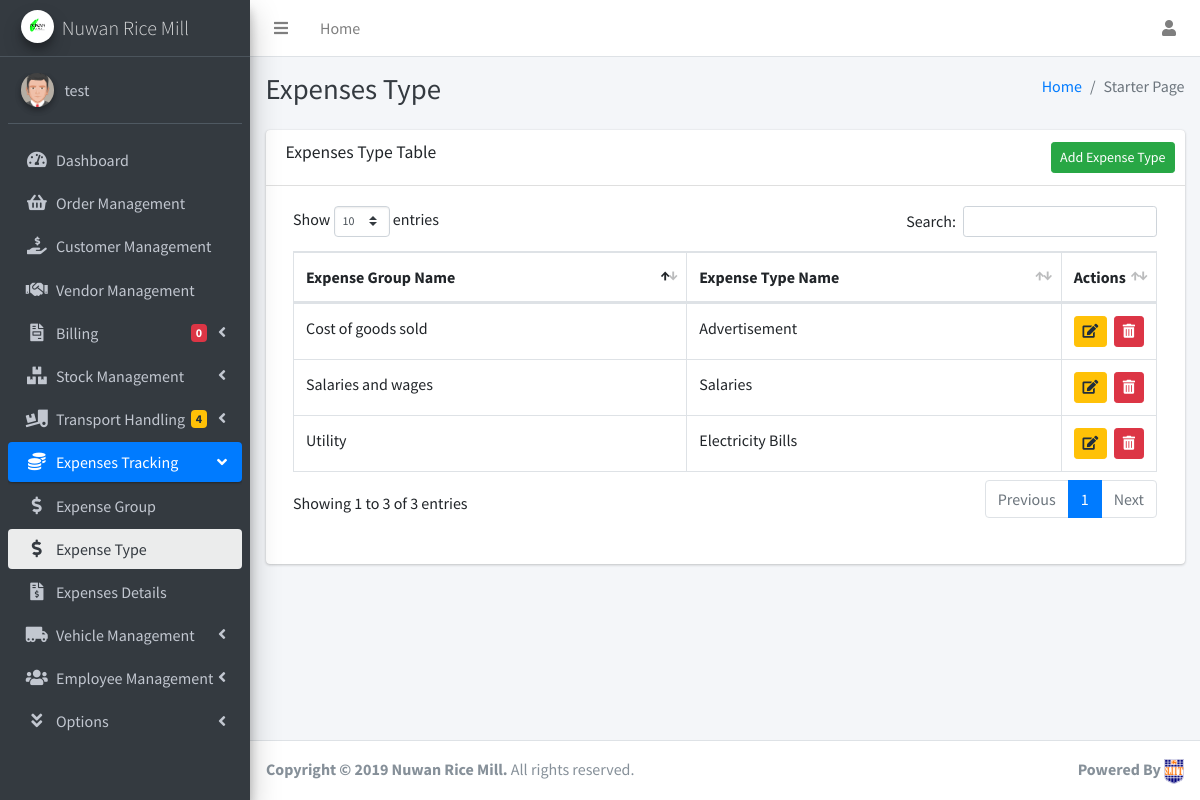
/Expenses/ExpensesTypeTable.php (signed in), run on the app's committed database.
### tables this page shows
CREATE TABLE `expensetype` (
  `ExpTID` int(11) NOT NULL,
  `ExpGID` int(11) NOT NULL,
  `ExpTName` varchar(50) NOT NULL
);

CREATE TABLE `expensegroup` (
  `ExpGID` int(11) NOT NULL,
  `ExpGroupID` varchar(50) NOT NULL,
  `ExpGName` varchar(50) NOT NULL,
  `Descrip` varchar(150) NOT NULL
);

### Expenses/ExpensesTypeTable.php (the view, shortened to what this page needs)
<?php
include '../inc/Dashboardcalculations.php';
$query = "SELECT expensegroup.ExpGName,expensetype.ExpTName,expensetype.ExpTID FROM expensetype,expensegroup WHERE expensetype.ExpGID = expensegroup.ExpGID";
$ExpenseTypes = mysqli_query($con, $query);
?>
<!DOCTYPE html>
<html lang="en">
<head>
    <link rel="stylesheet" href="../dist/css/customCSS.css">
    <link rel="stylesheet" href="../plugins/overlayScrollbars/css/OverlayScrollbars.min.css">
    <link rel="stylesheet" href="../plugins/fontawesome-free/css/all.min.css">
    <link rel="stylesheet" href="../dist/css/adminlte.min.css">
    <link rel="stylesheet" href="../plugins/datatables-bs4/css/dataTables.bootstrap4.css">
    <link rel="stylesheet" href="../sweetalert/sweetalert2.min.css">
</head>
<body class="hold-transition sidebar-mini layout-fixed layout-navbar-fixed layout-footer-fixed">
    <div class="wrapper">
        <nav class="main-header navbar navbar-expand navbar-white navbar-light">
            <ul class="navbar-nav">
                <li class="nav-item">
                    <a class="nav-link" data-widget="pushmenu" href="#"><i class="fas fa-bars"></i></a>
                </li>
                <li class="nav-item d-none d-sm-inline-block">
                    <a href="#" class="nav-link">Home</a>
                </li>
            </ul>
            <ul class="navbar-nav ml-auto">
                <li class="nav-item dropdown">
                    <a class="nav-link" data-toggle="dropdown" href="#">
                        <i class="fa fa-user"></i>
                    </a>
                </li>
            </ul>
        </nav>
        <aside class="main-sidebar sidebar-dark-primary elevation-4">
            <a href="index3.html" class="brand-link">
                <img src="../dist/img/RICE.jpg" alt="Company Logo" class="brand-image img-circle elevation-3">
                <span class="brand-text font-weight-light">Nuwan Rice Mill</span>
            </a>
            <div class="sidebar">
                <div class="user-panel mt-3 pb-3 mb-3 d-flex">
                    <div class="image">
                        <img src="../dist/img/4.jpg" class="img-circle elevation-2" alt="User Image">
                    </div>
                    <div class="info">
                        <a href="#" class="d-block"><?php echo $_SESSION['username']; ?></a>
                    </div>
                </div>
                <nav class="mt-2">
                    <ul class="nav nav-pills nav-sidebar flex-column" data-widget="treeview" role="menu" data-accordion="false">
                        <li class="nav-item">
                            <a href="../index.php" class="nav-link">
                                <i class="nav-icon fas fa-tachometer-alt"></i>
                                <p>Dashboard</p>
                            </a>
                        </li>
                        <li class="nav-item">
                            <a href="../Order/OrderTable.php" class="nav-link">
                                <i class="nav-icon fas fa-shopping-basket"></i>
                                <p>Order Management</p>
                            </a>
                        </li>
                        <li class="nav-item">
                            <a href="../Customer/CustomerTable.php" class="nav-link">
                                <i class="nav-icon fas fa-hand-holding-usd"></i>
                                <p>Customer Management</p>
                            </a>
                        </li>
                        <li class="nav-item">
                            <a href="../Vendor/VendorTable.php" class="nav-link">
                                <i class="nav-icon fas fa-handshake"></i>
                                <p>Vendor Management</p>
                            </a>
                        </li>
                        <li class="nav-item has-treeview">
                            <a href="#" class="nav-link">
                                <i class="nav-icon fas fa-file-invoice"></i>
                                <p>Billing
                                    <i class="right fas fa-angle-left"></i>
                                    <span class="badge badge-danger right"><?php num_of_new_orders(); ?></span>
                                </p>
                            </a>
                        </li>
                        <li class="nav-item has-treeview">
                            <a href="#" class="nav-link ">
                                <i class="nav-icon fas fa-boxes"></i>
                                <p>Stock Management
                                    <i class="right fas fa-angle-left"></i>
                                </p>
                            </a>
                        </li>
                        <li class="nav-item has-treeview">
                            <a href="#" class="nav-link">
                                <i class="nav-icon fas fa-truck-loading"></i>
                                <p>Transport Handling
                                    <i class="right fas fa-angle-left"></i>
                                    <span class="badge badge-warning right"><?php num_of_transportAction(); ?></span>
                                </p>
                            </a>
                        </li>
                        <li class="nav-item has-treeview menu-open">
                            <a href="" class="nav-link active">
                                <i class="nav-icon fas fa-coins"></i>
                                <p>Expenses Tracking
                                    <i class="right fas fa-angle-left"></i>
                                </p>
                            </a>
                            <ul class="nav nav-treeview">
                                <li class="nav-item">
                                    <a href="../Expenses/ExpensesGroupTable.php" class="nav-link">
                                        <i class="nav-icon fas fa-dollar-sign"></i>
                                        <p>Expense Group</p>
                                    </a>
                                </li>
                                <li class="nav-item">
                                    <a href="../Expenses/ExpensesTypeTable.php" class="nav-link active">
                                        <i class="nav-icon fas fa-dollar-sign"></i>
                                        <p>Expense Type</p>
                                    </a>
                                </li>
                                <li class="nav-item">
                                    <a href="../Expenses/ExpenseTable.php" class="nav-link">
                                        <i class="nav-icon fas fa-file-invoice-dollar"></i>
                                        <p>Expenses Details</p>
                                    </a>
                                </li>
                            </ul>
                        </li>
                        <li class="nav-item">
                            <a href="" class="nav-link">
                                <i class="nav-icon fas fa-truck-moving"></i>
                                <p>Vehicle Management
                                    <i class="right fas fa-angle-left"></i>
                                </p>
                            </a>
                        </li>
                        <li class="nav-item has-treeview">
                            <a href="" class="nav-link">
                                <i class="nav-icon fas fa-users"></i>
                                <p>Employee Management
                                    <i class="right fas fa-angle-left"></i>
                                </p>
                            </a>
                        </li>
                        <li class="nav-item has-treeview">
                            <a href="" class="nav-link">
                                <i class="nav-icon fas fa-angle-double-down"></i>
                                <p>
                                    Options
                                    <i class="right fas fa-angle-left"></i>
                                </p>
                            </a>
                        </li>
                    </ul>
                </nav>
            </div>
        </aside>
        <div class="content-wrapper">
            <div class="content-header">
                <div class="container-fluid">
                    <div class="row mb-2">
                        <div class="col-sm-6">
                            <h1 class="m-0 text-dark">Expenses Type</h1>
                        </div>
                        <div class="col-sm-6">
                            <ol class="breadcrumb float-sm-right">
                                <li class="breadcrumb-item"><a href="#">Home</a></li>
                                <li class="breadcrumb-item active">Starter Page</li>
                            </ol>
                        </div>
                    </div>
                </div>
            </div>
            <div class="content">
                <div class="container-fluid">
                    <div class="card mb-5">
                        <div class="card-header">
                            <h3 class="card-title">Expenses Type Table</h3>
                            <div class="card-tools">
                                <a href="AddExpensesTypes.php"><button type="button" class="btn btn-success btn-sm">Add Expense Type</button></a>
                            </div>
                        </div>
                        <div class="card-body">
                            <div class="table-responsive">
                                <div class="dataTables_wrapper container-fluid dt-bootstrap4">
                                    <table id="example1" class="table table-bordered table-hover">
                                        <thead>
                                            <tr>
                                                <th>Expense Group Name</th>
                                                <th>Expense Type Name</th>
                                                <th class="text-center" style="width: 10%">Actions</th>
                                            </tr>
                                        </thead>
                                        <tbody>
                                            <?php
                                            while ($row = mysqli_fetch_assoc($ExpenseTypes)) {
                                                $id = $row['ExpTID'];
                                                $GroupName = $row['ExpGName'];
                                                $TypeName = $row['ExpTName'];
                                            ?>
                                                <tr>
                                                    <td><?php echo $GroupName ?></td>
                                                    <td><?php echo $TypeName ?></td>
                                                    <td class="text-center">
                                                        <div class="btn-group btn-group-sm">
                                                            <a href="ExpensesTypes.php?Tid=<?php echo $id  ?>"><button type="button" class="btn btn-warning btn-sm" data-toggle="tooltip" data-placement="top" title="Edit">
                                                                    <i class="fas fa-edit"></i>
                                                                </button></a> &nbsp;&nbsp;
                                                            <a href="../inc/deleteexpensestype.php?Tid=<?php echo $id  ?>" class="btn-del"><button type="button" class="btn btn-danger btn-sm" data-toggle="tooltip" data-placement="top" title="Delete">
                                                                    <i class="fas fa-trash-alt"></i>
                                                                </button></a>
                                                        </div>
                                                    </td>
                                                </tr>
                                            <?php
                                            }
                                            ?>
                                        </tbody>
                                    </table>
                                </div>
                                <br>
                            </div>
                        </div>
                    </div>
                    <br>
                </div>
            </div>
        </div>
        <footer class="main-footer">
            <strong>Copyright &copy; 2019 Nuwan Rice Mill.</strong> All rights reserved.
            <div class="float-right d-none d-sm-inline-block">
                <b>Powered By</b> <img src="../dist/img/3.png" alt="User Image">
            </div>
        </footer>
    </div>
</body>
</html>

### data on the page
expensetype: ExpGID.ExpGName "Salaries and wages", ExpTName "Salaries"
expensetype: ExpGID.ExpGName "Utility", ExpTName "Electricity Bills"
expensetype: ExpGID.ExpGName "Cost of goods sold", ExpTName "Advertisement"

### other printed values
$_SESSION['username'] "test"
$result "0"
$result "4"
